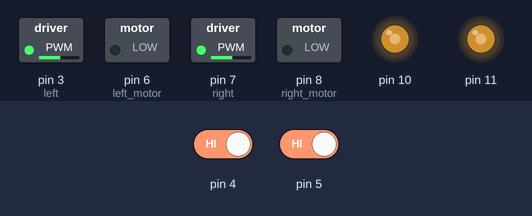
This sketch was run on a simulated Arduino Uno, built with avr-gcc and run on an emulated ATmega328P. On the bench: switched loads named in the sketch (green lamp = pin HIGH), output pins drawn as LEDs (lit = HIGH). Inputs (shaded band) come from the test bench; at power-on: pin 4 HIGH, pin 5 HIGH.

Above: at 1.2 s.
1.3 s: pin 4 driven LOW
At 2.0 s:
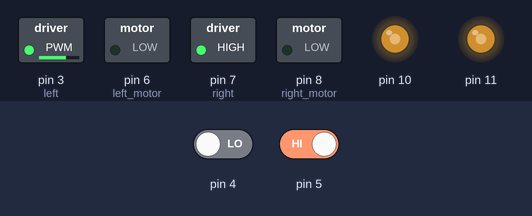
2.8 s: pin 5 driven LOW
At 3.6 s:
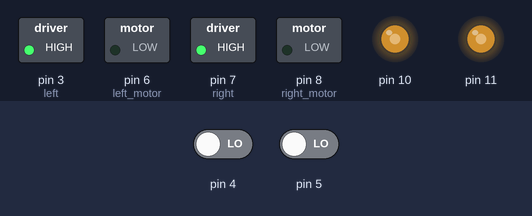
4.3 s: pin 4 driven HIGH
At 5.5 s:
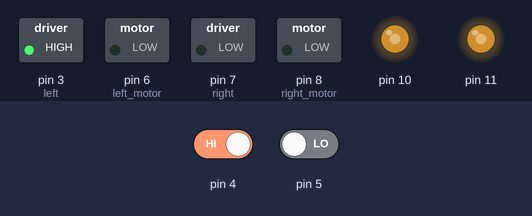
5.8 s: pin 5 driven HIGH
At 7.0 s:
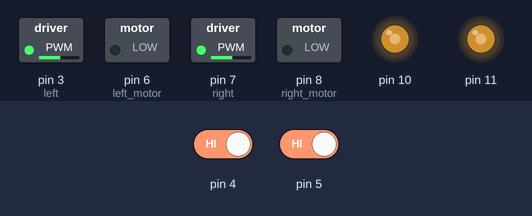
7.3 s: pin 5 driven LOW
At 7.8 s:
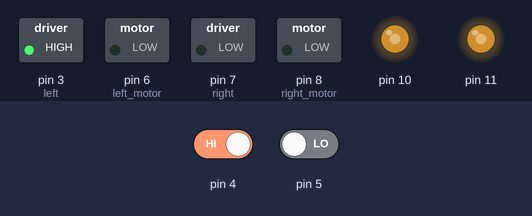
Timing chart, 0 to 9.8 s (numbered marks = the images above; inputs shaded):
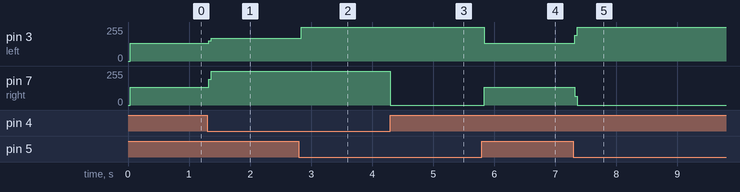

The sketch:

robot2.ino
```cpp
void setup() {
  // put your setup code here, to run once:
  Serial.begin(9600);
  pinMode(4, INPUT);
  pinMode(5, INPUT);
  pinMode(3, OUTPUT);//left
  pinMode(6, OUTPUT);//left motor
  pinMode(7, OUTPUT);//right
  pinMode(8, OUTPUT);//right motor
  pinMode(10,OUTPUT);
  pinMode(11,OUTPUT);
  analogWrite(10,150);
  analogWrite(11,150);
}

void loop() {
  // put your main code here, to run repeatedly:
  if ((digitalRead(4) == LOW) && (digitalRead(5) == LOW)) // Condition_1 stop
  {
    frwd();
  }

  if ((digitalRead(4) == HIGH) && (digitalRead(5) == HIGH)) //CONDITION-2 FORWRD
  {
    stopp();
  }
  if ((digitalRead(4) == LOW) && (digitalRead(5) == HIGH))  // RIGHTshs
  {
    right();
  }
  if ((digitalRead(4) == HIGH) && (digitalRead(5) == LOW))
  {
    left();
  }
  else
  {
    frwd();
  }
}

void frwd()
{
  digitalWrite(3, HIGH);
  digitalWrite(6, LOW);
  digitalWrite(7, HIGH);
  digitalWrite(8, LOW);

}
void right()
{
  digitalWrite(3, LOW);
  digitalWrite(6, LOW);
  digitalWrite(7, HIGH);
  digitalWrite(8, LOW);
}
void left()
{
  digitalWrite(3, HIGH);
  digitalWrite(6, LOW);
  digitalWrite(7, LOW);
  digitalWrite(8, LOW);
}
void stopp()
{
  digitalWrite(3, LOW);
  digitalWrite(6, LOW);
  digitalWrite(7, LOW);
  digitalWrite(8, LOW);
}
```

Measured:
- after the input at 1.3 s, pin 3 (left): 134/255 → 170/255 at once; pin 7 (right): 134/255 → 255/255 at once
- after the input at 2.8 s, pin 3 (left): 170/255 → 255/255 at once
- after the input at 4.3 s, pin 7 (right): 255/255 → 0/255 at once
- after the input at 5.8 s, pin 3 (left): 255/255 → 134/255 at once; pin 7 (right): 0/255 → 134/255 at once
- after the input at 7.3 s, pin 3 (left): 134/255 → 255/255 at once; pin 7 (right): 134/255 → 0/255 at once
